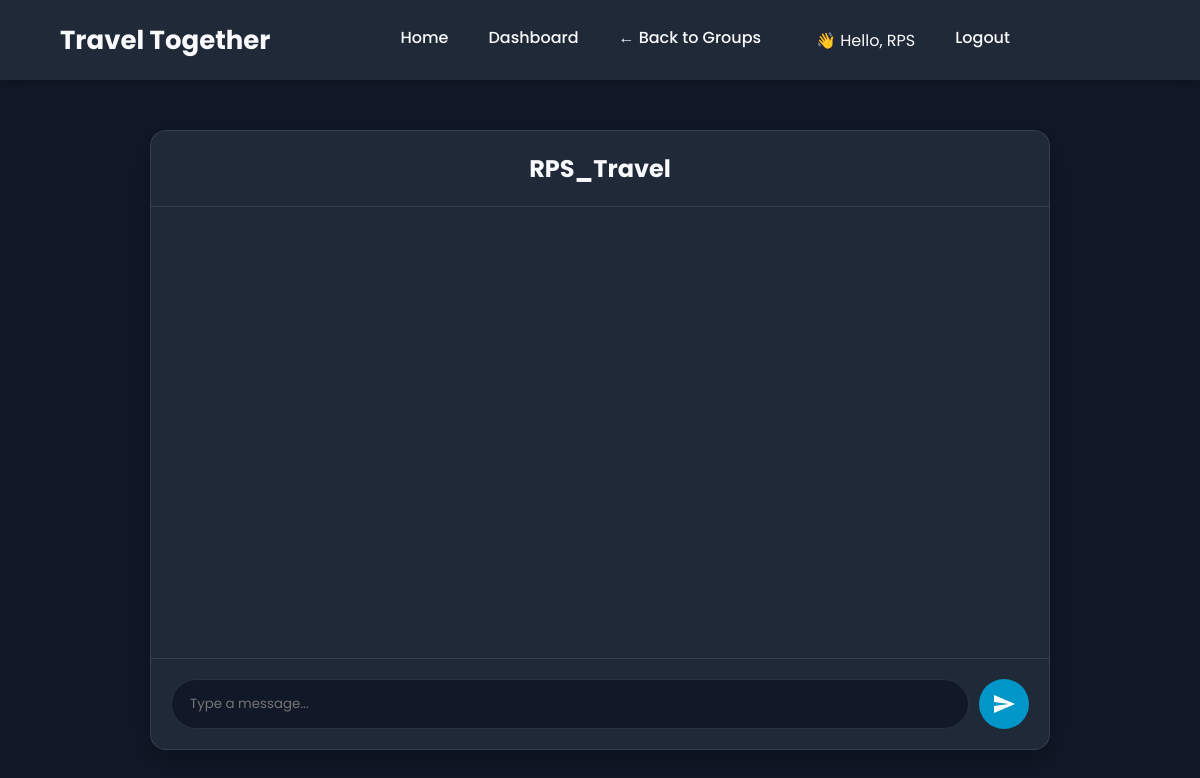
Page /groups/chat/63e4b632aa494b1a9e5e95422d07b6b0 (signed in) on the earlier database version.
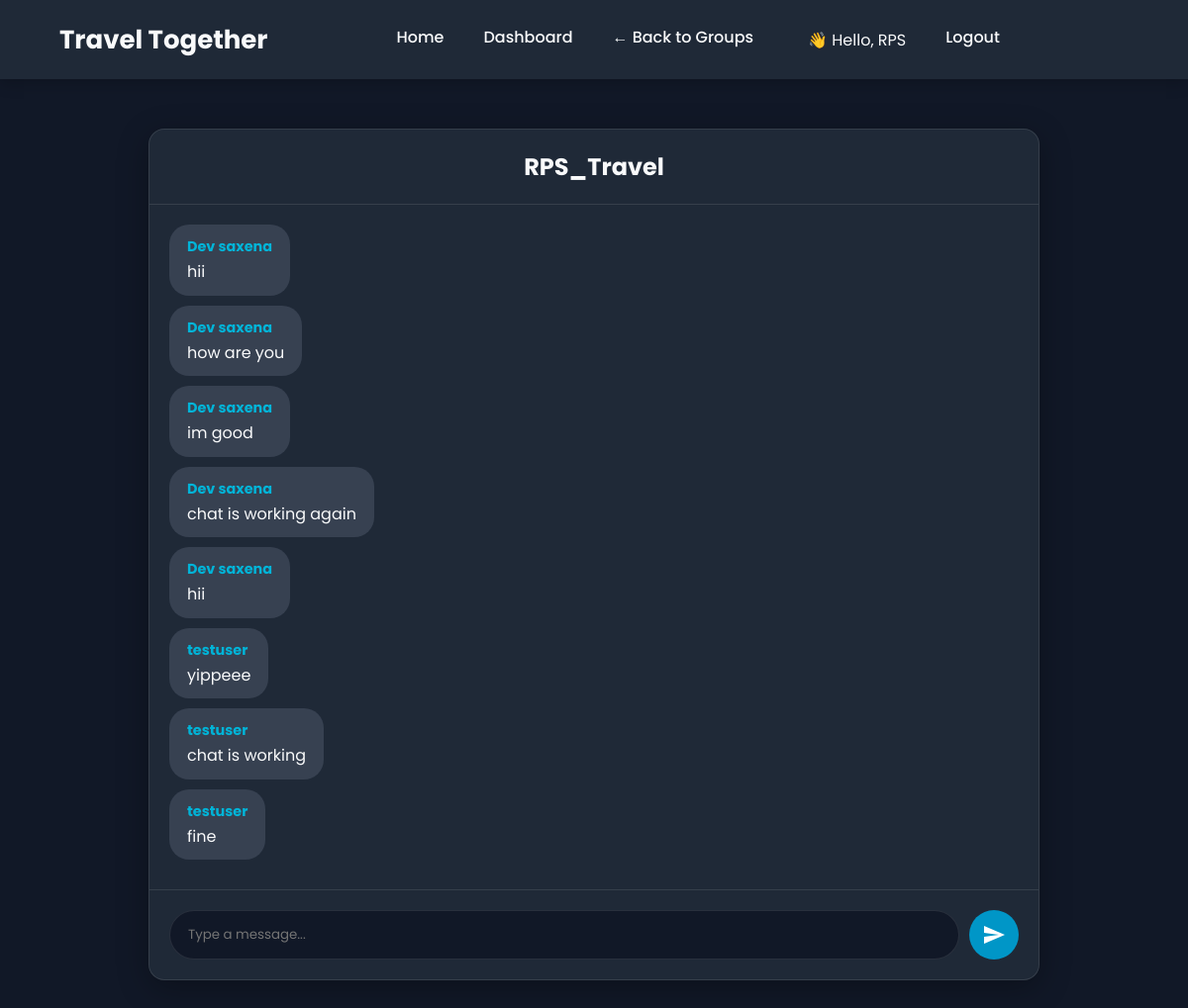
Same page on the later database version.
### tables this page shows
CREATE TABLE Users (
        userid TEXT PRIMARY KEY,
        username TEXT UNIQUE NOT NULL,
        password TEXT NOT NULL,
        email TEXT UNIQUE NOT NULL,
        phone_no TEXT UNIQUE,
        gender TEXT CHECK(gender IN ('Male', 'Female', 'Other')),
        marital_status TEXT CHECK(marital_status IN ('Single', 'Married', 'Divorced', 'Widowed')),
        bio TEXT,
        created_at TEXT DEFAULT CURRENT_TIMESTAMP
    );

CREATE TABLE Groups (
        group_id TEXT PRIMARY KEY,
        group_name TEXT NOT NULL,
        group_description TEXT,
        group_type TEXT NOT NULL CHECK(group_type IN ('Public', 'Private')),
        owner_id TEXT NOT NULL,
        destination_id TEXT,
        member_count INTEGER DEFAULT 1,
        max_members INTEGER DEFAULT 50,
        created_at TEXT DEFAULT CURRENT_TIMESTAMP,
        FOREIGN KEY (owner_id) REFERENCES Users (userid) ON DELETE CASCADE,
        FOREIGN KEY (destination_id) REFERENCES Destinations (destination_id) ON DELETE SET NULL
    );

CREATE TABLE GroupMessages (
        message_id INTEGER PRIMARY KEY AUTOINCREMENT,
        group_id TEXT NOT NULL,
        sender_id TEXT NOT NULL,
        message TEXT NOT NULL,
        timestamp DATETIME DEFAULT CURRENT_TIMESTAMP,
        FOREIGN KEY (group_id) REFERENCES Groups (group_id) ON DELETE CASCADE,
        FOREIGN KEY (sender_id) REFERENCES Users (userid) ON DELETE CASCADE
    );

### app.py (the view)
@app.route('/groups/chat/<group_id>')
def group_chat(group_id):
    conn, user = validate_user_session()
    if not user: return redirect("/auth")
    is_member = conn.execute("SELECT 1 FROM GroupMembers WHERE group_id=? AND user_id=?", (group_id, user['userid'])).fetchone()
    if not is_member:
        flash("⚠️ You are not a member of this group.")
        conn.close()
        return redirect("/groups")
    group = conn.execute("SELECT group_name FROM Groups WHERE group_id=?", (group_id,)).fetchone()
    db_rows = conn.execute("""
        SELECT m.message, m.timestamp, u.username AS sender_name
        FROM GroupMessages m JOIN Users u ON m.sender_id = u.userid
        WHERE m.group_id = ? ORDER BY m.timestamp ASC
    """, (group_id,)).fetchall()
    conn.close()
    messages = [dict(row) for row in db_rows]
    return render_template(
        "group_chat.html",
        group_id=group_id,
        group_name=group['group_name'],
        messages=messages,
        username=user['username']
    )

### app.py (called while the page is built)
def validate_user_session():
    user_id = session.get("user_id")
    if not user_id:
        return None, None  # No user in session
    conn = database.get_db_connection()
    user = conn.execute("SELECT * FROM Users WHERE userid = ?", (user_id,)).fetchone()
    if not user:
        session.clear()
        flash("Your session was invalid. Please log in again.", "warning")
        conn.close()
        return None, None
    return conn, user

### database.py (called while the page is built)
def get_db_connection():
    conn = sqlite3.connect('travel_together.db')
    conn.row_factory = sqlite3.Row
    conn.execute("PRAGMA foreign_keys = ON;")
    return conn

### templates/group_chat.html (shortened to what this page needs)
<!DOCTYPE html>
<html lang="en">
<head>
    <link rel="stylesheet" href="/static/style.css">
</head>
<body data-group-id="{{ group_id }}" data-username="{{ username }}">
<header class="navbar">
    <div class="logo">Travel Together</div>
    <nav class="nav-links" id="nav-links">
        <a href="/home">Home</a>
        <a href="/user">Dashboard</a>
        <a href="/groups">← Back to Groups</a>
        {% if username %}
            <span style="margin-left: 15px;">👋 Hello, {{ username }}</span>
            <a href="/logout">Logout</a>
        {% endif %}
    </nav>
</header>
<main>
    <div class="group-chat-container">
        <h2>{{ group_name }}</h2>
        <div class="group-chat-messages" id="messages">
            {% for msg in messages %}
                <div class="message {% if msg.sender_name == username %}sent{% else %}received{% endif %}">
                    <strong>{{ msg.sender_name }}</strong>
                    <p>{{ msg.message }}</p>
                </div>
            {% endfor %}
        </div>
        <form class="group-chat-form" id="chat-form">
            <input type="text" name="message" placeholder="Type a message..." required autocomplete="off">
            <button type="submit" class="send-btn">
                <svg xmlns="http://www.w3.org/2000/svg" viewBox="0 0 24 24" fill="currentColor" width="24" height="24">
                    <path d="M2.01 21L23 12 2.01 3 2 10l15 2-15 2z"/>
                </svg>
            </button>
        </form>
    </div>
</main>
</body>
</html>

### static/style.css (style rules this page uses)
:root { --theme-bg: #111827; --theme-bg-secondary: #1f2937; --theme-text-primary: #f9fafb; --theme-text-secondary: #d1d5db; --theme-border: rgba(255, 255, 255, 0.1); --theme-card-bg: rgba(31, 41, 55, 0.5); --primary-color: #0096c7; --secondary-color: #00b4d8; --accent-color: #ff8c42; --border-radius: 16px; --shadow: 0 8px 32px rgba(0, 0, 0, 0.3); }
* { margin: 0; padding: 0; box-sizing: border-box; font-family: 'Poppins', sans-serif; }
body { display: flex; flex-direction: column; min-height: 100vh; color: var(--theme-text-primary); background-color: var(--theme-bg); background-attachment: fixed; }
main { flex-grow: 1; }
.navbar { display: flex; justify-content: space-between; align-items: center; width: 100%; padding: 0 5%; height: 80px; background: var(--theme-bg-secondary); color: var(--theme-text-primary); box-shadow: 0 4px 15px rgba(0, 0, 0, 0.2); position: relative; z-index: 1000; }
.logo { font-size: 26px; font-weight: 700; }
.nav-links { display: flex; gap: 40px; align-items: center; }
.nav-links a { color: var(--theme-text-primary); text-decoration: none; font-size: 16px; font-weight: 500; padding-bottom: 5px; position: relative; transition: color 0.3s; }
.nav-links a::after { content: ''; position: absolute; bottom: 0; left: 0; width: 0; height: 2px; background-color: var(--accent-color); transition: width 0.3s ease-out; }
.group-chat-container { max-width: 900px;margin: 50px auto;background: var(--theme-bg-secondary);border-radius: var(--border-radius);box-shadow: var(--shadow);display: flex;flex-direction: column;height: calc(100vh - 180px);border: 1px solid var(--theme-border); }
.group-chat-container h2 { text-align: center;padding: 20px;border-bottom: 1px solid var(--theme-border);color: var(--theme-text-primary); }
.group-chat-messages { flex-grow: 1;padding: 20px;overflow-y: auto;display: flex;flex-direction: column; }
.message { padding: 10px 15px;border-radius: 18px;margin-bottom: 10px;max-width: 75%;line-height: 1.4;word-wrap: break-word;animation: fadeInUp 0.5s ease; }
.message strong { display: block;margin-bottom: 5px;font-size: 0.9rem;color: var(--secondary-color); }
.message p { margin: 0; }
.received { background-color: #374151; align-self: flex-start; border-bottom-left-radius: 5px; }
.group-chat-form { display: flex;padding: 20px;border-top: 1px solid var(--theme-border);gap: 10px; }
.group-chat-form input { flex-grow: 1;border: 1px solid var(--theme-border);padding: 12px 18px;border-radius: 50px;background: var(--theme-bg);color: var(--theme-text-primary); }
.group-chat-form button { background: var(--primary-color);border: none;color: white;border-radius: 50%;width: 50px;height: 50px;display: flex;align-items: center;justify-content: center;cursor: pointer;transition: background 0.3s; }
.message { max-width: 85%; padding: 12px 18px; border-radius: 20px; word-wrap: break-word; line-height: 1.4; animation: fadeInUp 0.5s ease-out; }

Differences in the rows shown:
added GroupMessages: sender_name "Dev saxena", message "hii"
added GroupMessages: sender_name "Dev saxena", message "how are you"
added GroupMessages: sender_name "Dev saxena", message "im good"
added GroupMessages: sender_name "Dev saxena", message "chat is working again"
added GroupMessages: sender_name "Dev saxena", message "hii"
added GroupMessages: sender_name "testuser", message "yippeee"
added GroupMessages: sender_name "testuser", message "chat is working"
added GroupMessages: sender_name "testuser", message "fine"
